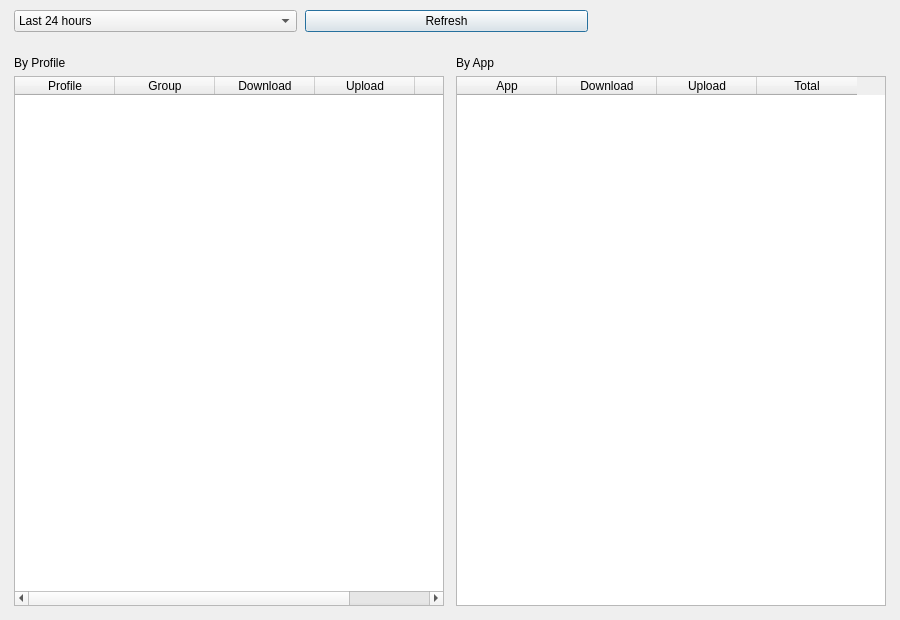
<?xml version="1.0" encoding="UTF-8"?>
<ui version="4.0">
 <class>DialogTrafficStats</class>
 <widget class="QDialog" name="DialogTrafficStats">
  <property name="geometry"><rect><x>0</x><y>0</y><width>900</width><height>620</height></rect></property>
  <property name="windowTitle"><string>Traffic Statistics</string></property>
  <layout class="QVBoxLayout" name="verticalLayout">
   <property name="spacing"><number>0</number></property><property name="leftMargin"><number>0</number></property><property name="topMargin"><number>0</number></property><property name="rightMargin"><number>0</number></property><property name="bottomMargin"><number>0</number></property>
   <item>
    <widget class="QFrame" name="trafficToolbar">
     <property name="role" stdset="false"><string notr="true">toolbar</string></property>
     <layout class="QHBoxLayout" name="topLayout">
      <property name="spacing"><number>8</number></property><property name="leftMargin"><number>14</number></property><property name="topMargin"><number>10</number></property><property name="rightMargin"><number>14</number></property><property name="bottomMargin"><number>10</number></property>
      <item>
       <widget class="QComboBox" name="periodCombo">
        <property name="minimumSize"><size><width>170</width><height>0</height></size></property>
        <item><property name="text"><string>Last 24 hours</string></property></item><item><property name="text"><string>7 days</string></property></item><item><property name="text"><string>30 days</string></property></item><item><property name="text"><string>90 days</string></property></item>
       </widget>
      </item>
      <item>
       <widget class="QPushButton" name="refreshBtn">
        <property name="text"><string>Refresh</string></property>
        <property name="iconSize"><size><width>14</width><height>14</height></size></property>
        <property name="role" stdset="false"><string notr="true">small</string></property>
       </widget>
      </item>
      <item>
       <spacer name="topSpacer"><property name="orientation"><enum>Qt::Orientation::Horizontal</enum></property></spacer>
      </item>
      <item>
       <widget class="QLabel" name="summaryLabel">
        <property name="text"><string notr="true"/></property>
        <property name="role" stdset="false"><string notr="true">quota</string></property>
       </widget>
      </item>
     </layout>
    </widget>
   </item>
   <item>
    <layout class="QHBoxLayout" name="tablesLayout" stretch="1,1">
     <property name="spacing"><number>12</number></property><property name="leftMargin"><number>14</number></property><property name="topMargin"><number>14</number></property><property name="rightMargin"><number>14</number></property><property name="bottomMargin"><number>14</number></property>
     <item><layout class="QVBoxLayout" name="profileColumn" stretch="0,1"><property name="spacing"><number>6</number></property><item><widget class="QLabel" name="profileTitle"><property name="text"><string>By Profile</string></property><property name="role" stdset="false"><string notr="true">cardTitle</string></property></widget></item><item><widget class="QTableWidget" name="profileTable"><property name="selectionMode"><enum>QAbstractItemView::SelectionMode::SingleSelection</enum></property><property name="selectionBehavior"><enum>QAbstractItemView::SelectionBehavior::SelectRows</enum></property><property name="showGrid"><bool>false</bool></property><property name="sortingEnabled"><bool>true</bool></property><property name="editTriggers"><set>QAbstractItemView::EditTrigger::NoEditTriggers</set></property><property name="role" stdset="false"><string notr="true">table</string></property><attribute name="horizontalHeaderHighlightSections"><bool>false</bool></attribute><attribute name="verticalHeaderVisible"><bool>false</bool></attribute><column><property name="text"><string>Profile</string></property></column><column><property name="text"><string>Group</string></property></column><column><property name="text"><string>Download</string></property></column><column><property name="text"><string>Upload</string></property></column><column><property name="text"><string>Total</string></property></column></widget></item></layout></item>
     <item><layout class="QVBoxLayout" name="appColumn" stretch="0,1"><property name="spacing"><number>6</number></property><item><widget class="QLabel" name="appTitle"><property name="text"><string>By App</string></property><property name="role" stdset="false"><string notr="true">cardTitle</string></property></widget></item><item><widget class="QTableWidget" name="appTable"><property name="selectionMode"><enum>QAbstractItemView::SelectionMode::SingleSelection</enum></property><property name="selectionBehavior"><enum>QAbstractItemView::SelectionBehavior::SelectRows</enum></property><property name="showGrid"><bool>false</bool></property><property name="sortingEnabled"><bool>true</bool></property><property name="editTriggers"><set>QAbstractItemView::EditTrigger::NoEditTriggers</set></property><property name="role" stdset="false"><string notr="true">table</string></property><attribute name="horizontalHeaderHighlightSections"><bool>false</bool></attribute><attribute name="verticalHeaderVisible"><bool>false</bool></attribute><column><property name="text"><string>App</string></property></column><column><property name="text"><string>Download</string></property></column><column><property name="text"><string>Upload</string></property></column><column><property name="text"><string>Total</string></property></column></widget></item></layout></item>
    </layout>
   </item>
  </layout>
 </widget>
 <resources/>
 <connections/>
</ui>
